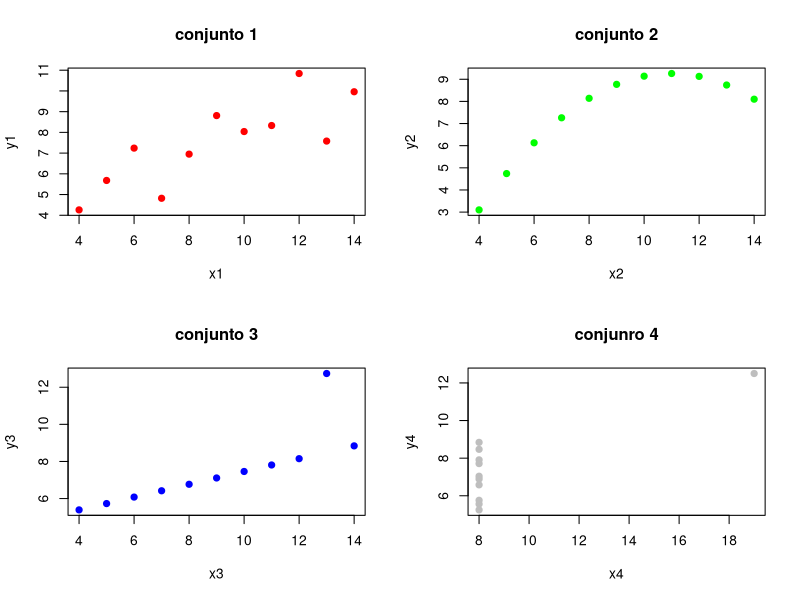

Write the R code that produced this figure.
#correlacion continuacion 
#ingresar partes de datos

x1 <- c(10.0,8.0,13.0,9.0,11.0,14.0,6.0,4.0,12.0,7.0,5.0)
y1 <- c(8.04,6.95,7.58,8.81,8.33,9.96,7.24,4.26,10.84,4.82,5.68)
mean(x1)
mean(y1)
cor.test(x1,y1)
x2 <- c(10.0,8.0,13.0,9.0,11.0,14.0,6.0,4.0,12.0,7.0,5.0)
y2 <- c(9.14,8.14,8.74,8.77,9.26,8.10,6.13,3.10,9.13,7.26,4.74)
mean(x2)
mean(y2)
cor.test(x2,y2)
x3 <- c(10.0,8.0,13.0,9.0,11.0,14.0,6.0,4.0,12.0,7.0,5.0)
y3 <- c(7.46,6.77,12.74,7.11,7.81,8.84,6.08,5.39,8.15,6.42,5.73)
mean(x3)
mean(y3)
cor.test(x3,y3)
x4 <- c(8.0,8.0,8.0,8.0,8.0,8.0,8.0,19.0,8.0,8.0,8.0)
y4 <- c(6.58,5.76,7.71,8.84,8.47,7.04,5.25,12.50,5.56,7.91,6.89)
mean(x4)
mean(y4)
cor.test(x4,y4)

# Gráfica de los datos

par(mfrow = c(2,2)) # configurar gráfica 2x2
plot(x1,y1,col = "red",
     main = "conjunto 1",pch = 19)

plot(x2,y2,col = "green",
     main = "conjunto 2",pch = 19)

plot(x3,y3, col = "blue",
     main = "conjunto 3",pch = 19)

plot(x4,y4, col = "gray",
     main = "conjunro 4", pch = 19)
par(mfrow = c(1,1)) # volver a la normalidad 
